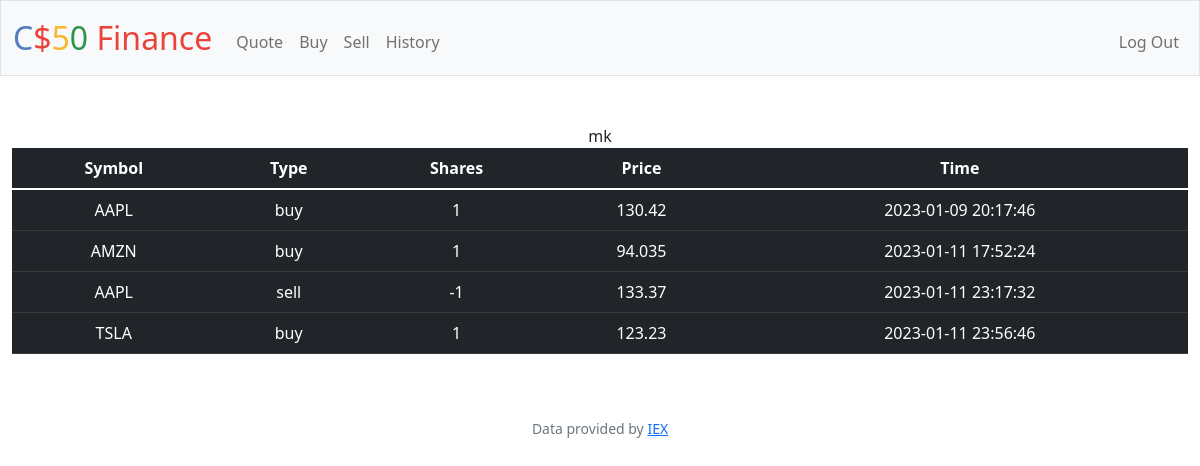
Screenshot of /history (signed in) with the database file from the repository.
### tables this page shows
CREATE TABLE transactions ( 
    id INTEGER PRIMARY KEY AUTOINCREMENT,
    user_id INTEGER NOT NULL,
    name TEXT NOT NULL,
    shares INTEGER NOT NULL,
    price NUMERIC NOT NULL,
    type TEXT NOT NULL,
    symbol TEXT NOT NULL,
    time TIMESTAMP DEFAULT CURRENT_TIMESTAMP,
    FOREIGN KEY(user_id) REFERENCES users(id) 
);

### app.py (the view)
@app.route("/history")
@login_required
def history():
    user_id = session["user_id"]
    transactions = db.execute("SELECT type, symbol, price, shares, time FROM transactions where user_id = ?",
                                user_id)
    return render_template("history.html", transactions=transactions)

### app.py (called while the page is built)
@app.after_request
def after_request(response):
    response.headers["Cache-Control"] = "no-cache, no-store, must-revalidate"
    response.headers["Expires"] = 0
    response.headers["Pragma"] = "no-cache"
    return response

### helpers.py (called while the page is built)
def login_required(f):
    @wraps(f)
    def decorated_function(*args, **kwargs):
        if session.get("user_id") is None:
            return redirect("/login")
        return f(*args, **kwargs)
    return decorated_function

### templates/history.html (shortened to what this page needs)
{% extends "layout.html" %}
{% block main %}
<table class="table table-dark">
    <thead>
      <tr>
        <th scope="col">Symbol</th>
        <th scope="col">Type</th>
        <th scope="col">Shares</th>
        <th scope="col">Price</th>mk
        <th scope="col">Time</th>
      </tr>
    </thead>
    <tbody>
        {% for sale in transactions %}
        <tr>
            <td>{{ sale["symbol"].upper() }}</td>
            <td>{{ sale["type"] }}</td>
            <td>{{ sale["shares"] }}</td>
            <td>{{ sale["price"] }}</td>
            <td>{{ sale["time"] }}</td>
        </tr>
        {% endfor %}
    </tbody>
  </table>
{% endblock %}

### rows the page displays
transactions: symbol "AAPL", type "buy", shares "1", price "130.42", time "2023-01-09 20:17:46"
transactions: symbol "AMZN", type "buy", shares "1", price "94.035", time "2023-01-11 17:52:24"
transactions: symbol "AAPL", type "sell", shares "-1", price "133.37", time "2023-01-11 23:17:32"
transactions: symbol "TSLA", type "buy", shares "1", price "123.23", time "2023-01-11 23:56:46"
